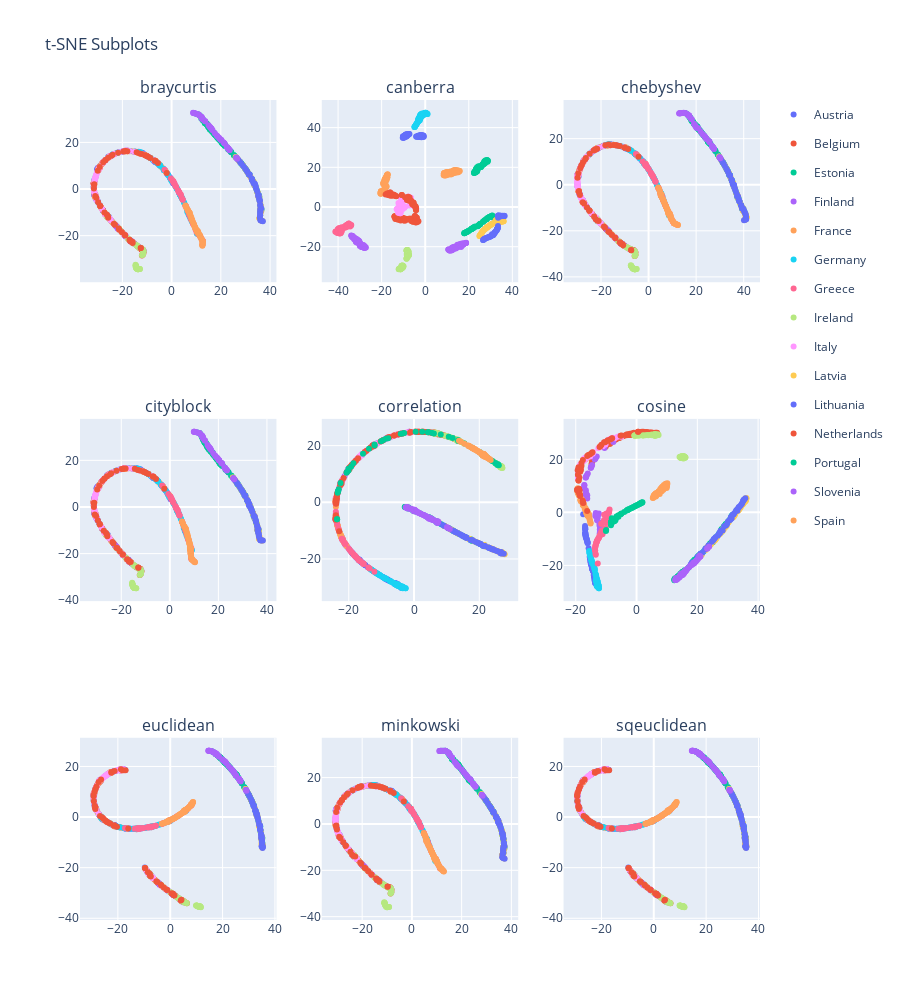

The notebook cell saved with this chart:
### Code cell
import plotly.express as px
import plotly.subplots as sp
import plotly.graph_objects as go

# def create_tsne_plots(X, y, dist_metrics):
X = big_data.values
y = labels
dist_metrics = [
    "braycurtis",
    "canberra",
    "chebyshev",
    "cityblock",
    "correlation",
    "cosine",
    # "dice", dots (?)
    "euclidean",
    # "hamming", sparse layout
    # "jaccard", dots (?)
    # "jensenshannon", not valid
    # "kulsinski", dots (?)
    # "kulczynski1", not valid
    # "mahalanobis", required additional arg
    # "matching", dots 
    "minkowski",
    # "rogerstanimoto", dots 
    # "russellrao", dots
    # "seuclidean", init error?
    # "sokalmichener", dots
    # "sokalsneath", dots
    "sqeuclidean",
    # "yule"  dots
    ]

final_fig = sp.make_subplots(rows=3, cols=3,
    subplot_titles=dist_metrics)

for i in range(0, len(dist_metrics)):
    
    row_i = int(i/3) + 1
    col_i = i % 3 + 1

    tsne = TSNE(
        perplexity=30, n_components=2, learning_rate='auto',
        init='random', metric=dist_metrics[i], random_state=0, n_jobs=-1)
    X_embedded = tsne.fit_transform(X)

    fig = px.scatter(X_embedded, x=X_embedded[:,0], y=X_embedded[:,1], color=y)

    if y[0] == labels[0]:
        if i != 0:
            for j in range(0, len(countries)):
                fig['data'][j]['showlegend'] = False

    fig_traces = []
    for trace in range(len(fig["data"])):
        fig_traces.append(fig["data"][trace])

    for traces in fig_traces:
        final_fig.append_trace(traces, row=row_i, col=col_i)

final_fig.update_layout(height=1000, title_text="t-SNE Subplots")
final_fig.show()
